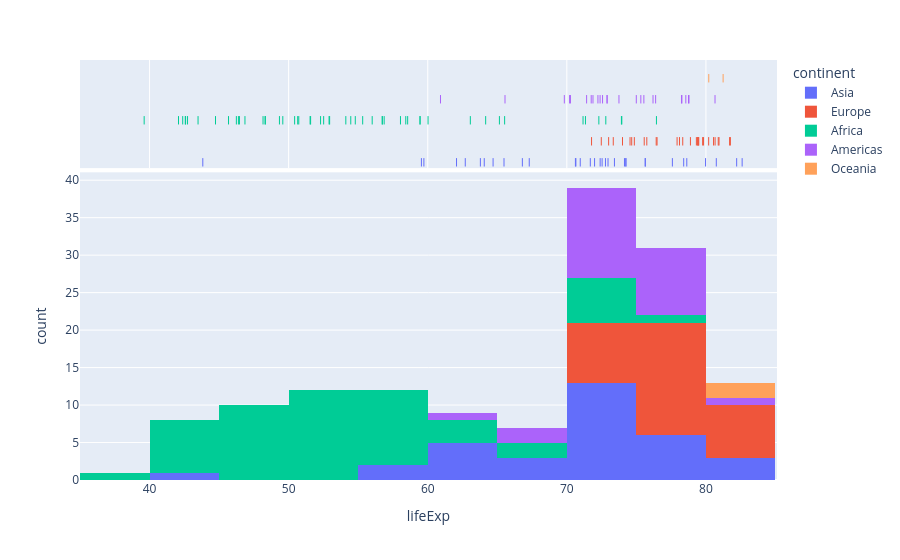

Notebook code for this chart:
### Markdown cell above
### Histogram  
https://en.wikipedia.org/wiki/Histogram

### Code cell
px.histogram(
    df,
    x="lifeExp", 
    hover_name="country", 
    color="continent", 
    marginal="rug"
            )

### Figure 1 — Plotly figure (JSON) as saved in the notebook; plotly's stock layout.template omitted (floating-point values rounded to 4 significant figures)
{"data": [{"alignmentgroup": "True", "bingroup": "x", "hovertemplate": "continent=Asia<br>lifeExp=%{x}<br>count=%{y}<extra></extra>", "legendgroup": "Asia", "marker": {"color": "#636efa", "pattern": {"shape": ""}}, "name": "Asia", "offsetgroup": "Asia", "orientation": "v", "showlegend": true, "type": "histogram", "x": [43.83, 75.64, 64.06, 59.72, 72.96, 82.21, 64.7, 70.65, 70.96, 59.55, 80.75, 82.6, 72.53, 67.3, 78.62, 77.59, 71.99, 74.24, 66.8, 62.07, 63.78, 75.64, 65.48, 71.69, 72.78, 79.97, 72.4, 74.14, 78.4, 70.62, 74.25, 73.42, 62.7], "xaxis": "x", "yaxis": "y"}, {"alignmentgroup": "True", "boxpoints": "all", "fillcolor": "rgba(255,255,255,0)", "hoveron": "points", "hovertemplate": "<b>%{hovertext}</b><br><br>continent=Asia<br>lifeExp=%{x}<extra></extra>", "hovertext": ["Afghanistan", "Bahrain", "Bangladesh", "Cambodia", "China", "Hong Kong, China", "India", "Indonesia", "Iran", "Iraq", "Israel", "Japan", "Jordan", "Korea, Dem. Rep.", "Korea, Rep.", "Kuwait", "Lebanon", "Malaysia", "Mongolia", "Myanmar", "Nepal", "Oman", "Pakistan", "Philippines", "Saudi Arabia", "Singapore", "Sri Lanka", "Syria", "Taiwan", "Thailand", "Vietnam", "West Bank and Gaza", "Yemen, Rep."], "jitter": 0, "legendgroup": "Asia", "line": {"color": "rgba(255,255,255,0)"}, "marker": {"color": "#636efa", "symbol": "line-ns-open"}, "name": "Asia", "offsetgroup": "Asia", "showlegend": false, "type": "box", "x": [43.83, 75.64, 64.06, 59.72, 72.96, 82.21, 64.7, 70.65, 70.96, 59.55, 80.75, 82.6, 72.53, 67.3, 78.62, 77.59, 71.99, 74.24, 66.8, 62.07, 63.78, 75.64, 65.48, 71.69, 72.78, 79.97, 72.4, 74.14, 78.4, 70.62, 74.25, 73.42, 62.7], "xaxis": "x2", "yaxis": "y2"}, {"alignmentgroup": "True", "bingroup": "x", "hovertemplate": "continent=Europe<br>lifeExp=%{x}<br>count=%{y}<extra></extra>", "legendgroup": "Europe", "marker": {"color": "#EF553B", "pattern": {"shape": ""}}, "name": "Europe", "offsetgroup": "Europe", "orientation": "v", "showlegend": true, "type": "histogram", "x": [76.42, 79.83, 79.44, 74.85, 73.0, 75.75, 76.49, 78.33, 79.31, 80.66, 79.41, 79.48, 73.34, 81.76, 78.89, 80.55, 74.54, 79.76, 80.2, 75.56, 78.1, 72.48, 74.0, 74.66, 77.93, 80.94, 80.88, 81.7, 71.78, 79.42], "xaxis": "x", "yaxis": "y"}, {"alignmentgroup": "True", "boxpoints": "all", "fillcolor": "rgba(255,255,255,0)", "hoveron": "points", "hovertemplate": "<b>%{hovertext}</b><br><br>continent=Europe<br>lifeExp=%{x}<extra></extra>", "hovertext": ["Albania", "Austria", "Belgium", "Bosnia and Herzegovina", "Bulgaria", "Croatia", "Czech Republic", "Denmark", "Finland", "France", "Germany", "Greece", "Hungary", "Iceland", "Ireland", "Italy", "Montenegro", "Netherlands", "Norway", "Poland", "Portugal", "Romania", "Serbia", "Slovak Republic", "Slovenia", "Spain", "Sweden", "Switzerland", "Turkey", "United Kingdom"], "jitter": 0, "legendgroup": "Europe", "line": {"color": "rgba(255,255,255,0)"}, "marker": {"color": "#EF553B", "symbol": "line-ns-open"}, "name": "Europe", "offsetgroup": "Europe", "showlegend": false, "type": "box", "x": [76.42, 79.83, 79.44, 74.85, 73.0, 75.75, 76.49, 78.33, 79.31, 80.66, 79.41, 79.48, 73.34, 81.76, 78.89, 80.55, 74.54, 79.76, 80.2, 75.56, 78.1, 72.48, 74.0, 74.66, 77.93, 80.94, 80.88, 81.7, 71.78, 79.42], "xaxis": "x2", "yaxis": "y2"}, {"alignmentgroup": "True", "bingroup": "x", "hovertemplate": "continent=Africa<br>lifeExp=%{x}<br>count=%{y}<extra></extra>", "legendgroup": "Africa", "marker": {"color": "#00cc96", "pattern": {"shape": ""}}, "name": "Africa", "offsetgroup": "Africa", "orientation": "v", "showlegend": true, "type": "histogram", "x": [72.3, 42.73, 56.73, 50.73, 52.3, 49.58, 50.43, 44.74, 50.65, 65.15, 46.46, 55.32, 48.33, 54.79, 71.34, 51.58, 58.04, 52.95, 56.73, 59.45, 60.02, 56.01, 46.39, 54.11, 42.59, 45.68, 73.95, 59.44, 48.3, 54.47, 64.16, 72.8, 71.16, 42.08, 52.91, 56.87, 46.86, 76.44, 46.24, 65.53, 63.06, 42.57, 48.16, 49.34, 58.56, 39.61, 52.52, 58.42, 73.92, 51.54, 42.38, 43.49], "xaxis": "x", "yaxis": "y"}, {"alignmentgroup": "True", "boxpoints": "all", "fillcolor": "rgba(255,255,255,0)", "hoveron": "points", "hovertemplate": "<b>%{hovertext}</b><br><br>continent=Africa<br>lifeExp=%{x}<extra></extra>", "hovertext": ["Algeria", "Angola", "Benin", "Botswana", "Burkina Faso", "Burundi", "Cameroon", "Central African Republic", "Chad", "Comoros", "Congo, Dem. Rep.", "Congo, Rep.", "Cote d'Ivoire", "Djibouti", "Egypt", "Equatorial Guinea", "Eritrea", "Ethiopia", "Gabon", "Gambia", "Ghana", "Guinea", "Guinea-Bissau", "Kenya", "Lesotho", "Liberia", "Libya", "Madagascar", "Malawi", "Mali", "Mauritania", "Mauritius", "Morocco", "Mozambique", "Namibia", "Niger", "Nigeria", "Reunion", "Rwanda", "Sao Tome and Principe", "Senegal", "Sierra Leone", "Somalia", "South Africa", "Sudan", "Swaziland", "Tanzania", "Togo", "Tunisia", "Uganda", "Zambia", "Zimbabwe"], "jitter": 0, "legendgroup": "Africa", "line": {"color": "rgba(255,255,255,0)"}, "marker": {"color": "#00cc96", "symbol": "line-ns-open"}, "name": "Africa", "offsetgroup": "Africa", "showlegend": false, "type": "box", "x": [72.3, 42.73, 56.73, 50.73, 52.3, 49.58, 50.43, 44.74, 50.65, 65.15, 46.46, 55.32, 48.33, 54.79, 71.34, 51.58, 58.04, 52.95, 56.73, 59.45, 60.02, 56.01, 46.39, 54.11, 42.59, 45.68, 73.95, 59.44, 48.3, 54.47, 64.16, 72.8, 71.16, 42.08, 52.91, 56.87, 46.86, 76.44, 46.24, 65.53, 63.06, 42.57, 48.16, 49.34, 58.56, 39.61, 52.52, 58.42, 73.92, 51.54, 42.38, 43.49], "xaxis": "x2", "yaxis": "y2"}, {"alignmentgroup": "True", "bingroup": "x", "hovertemplate": "continent=Americas<br>lifeExp=%{x}<br>count=%{y}<extra></extra>", "legendgroup": "Americas", "marker": {"color": "#ab63fa", "pattern": {"shape": ""}}, "name": "Americas", "offsetgroup": "Americas", "orientation": "v", "showlegend": true, "type": "histogram", "x": [75.32, 65.55, 72.39, 80.65, 78.55, 72.89, 78.78, 78.27, 72.23, 74.99, 71.88, 70.26, 60.92, 70.2, 72.57, 76.19, 72.9, 75.54, 71.75, 71.42, 78.75, 69.82, 78.24, 76.38, 73.75], "xaxis": "x", "yaxis": "y"}, {"alignmentgroup": "True", "boxpoints": "all", "fillcolor": "rgba(255,255,255,0)", "hoveron": "points", "hovertemplate": "<b>%{hovertext}</b><br><br>continent=Americas<br>lifeExp=%{x}<extra></extra>", "hovertext": ["Argentina", "Bolivia", "Brazil", "Canada", "Chile", "Colombia", "Costa Rica", "Cuba", "Dominican Republic", "Ecuador", "El Salvador", "Guatemala", "Haiti", "Honduras", "Jamaica", "Mexico", "Nicaragua", "Panama", "Paraguay", "Peru", "Puerto Rico", "Trinidad and Tobago", "United States", "Uruguay", "Venezuela"], "jitter": 0, "legendgroup": "Americas", "line": {"color": "rgba(255,255,255,0)"}, "marker": {"color": "#ab63fa", "symbol": "line-ns-open"}, "name": "Americas", "offsetgroup": "Americas", "showlegend": false, "type": "box", "x": [75.32, 65.55, 72.39, 80.65, 78.55, 72.89, 78.78, 78.27, 72.23, 74.99, 71.88, 70.26, 60.92, 70.2, 72.57, 76.19, 72.9, 75.54, 71.75, 71.42, 78.75, 69.82, 78.24, 76.38, 73.75], "xaxis": "x2", "yaxis": "y2"}, {"alignmentgroup": "True", "bingroup": "x", "hovertemplate": "continent=Oceania<br>lifeExp=%{x}<br>count=%{y}<extra></extra>", "legendgroup": "Oceania", "marker": {"color": "#FFA15A", "pattern": {"shape": ""}}, "name": "Oceania", "offsetgroup": "Oceania", "orientation": "v", "showlegend": true, "type": "histogram", "x": [81.23, 80.2], "xaxis": "x", "yaxis": "y"}, {"alignmentgroup": "True", "boxpoints": "all", "fillcolor": "rgba(255,255,255,0)", "hoveron": "points", "hovertemplate": "<b>%{hovertext}</b><br><br>continent=Oceania<br>lifeExp=%{x}<extra></extra>", "hovertext": ["Australia", "New Zealand"], "jitter": 0, "legendgroup": "Oceania", "line": {"color": "rgba(255,255,255,0)"}, "marker": {"color": "#FFA15A", "symbol": "line-ns-open"}, "name": "Oceania", "offsetgroup": "Oceania", "showlegend": false, "type": "box", "x": [81.23, 80.2], "xaxis": "x2", "yaxis": "y2"}], "layout": {"autosize": true, "barmode": "relative", "legend": {"title": {"text": "continent"}, "tracegroupgap": 0}, "margin": {"t": 60}, "xaxis": {"anchor": "y", "autorange": true, "domain": [0, 1], "range": [35, 85.11], "title": {"text": "lifeExp"}, "type": "linear"}, "xaxis2": {"anchor": "y2", "autorange": true, "domain": [0, 1], "matches": "x", "range": [35, 85.11], "showgrid": true, "showticklabels": false, "type": "linear"}, "yaxis": {"anchor": "x", "autorange": true, "domain": [0, 0.7326], "range": [0, 41.05], "title": {"text": "count"}}, "yaxis2": {"anchor": "x2", "autorange": true, "domain": [0.7426, 1], "matches": "y2", "range": [-0.7797, 4.5], "showgrid": false, "showline": false, "showticklabels": false, "ticks": "", "type": "category"}}}
